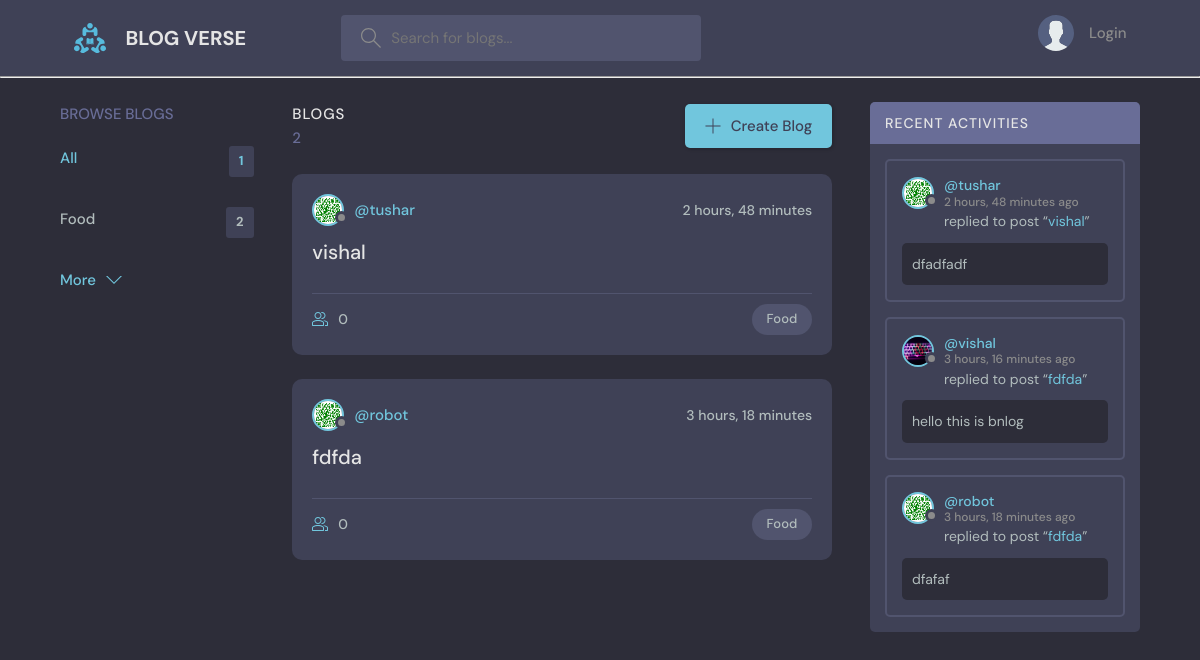
The page / on the database its author committed.
### app/models.py (models this page shows, shortened)
class Topic(models.Model):
    name = models.CharField(max_length=200)

class Room(models.Model):
    host = models.ForeignKey(User, on_delete=models.SET_NULL, null=True)
    topic = models.ForeignKey(Topic, on_delete=models.SET_NULL, null=True)
    name = models.CharField(max_length=250)
    description = models.TextField(null=True, blank=True)
    participants = models.ManyToManyField(
        User, related_name='participants', blank=True)
    updated = models.DateTimeField(auto_now=True)
    created = models.DateTimeField(auto_now_add=True)
    class Meta:
        ordering = ["-updated", "-created"]
    def __str__(self):
        return self.name

class Profile(models.Model):
    user = models.OneToOneField(User, on_delete=models.CASCADE)
    name = models.CharField(max_length=200, null=True)
    email = models.EmailField(unique=True, null=True)
    bio = models.TextField(null=True)
    avatar = models.ImageField(null=True, default="avatar.svg")

class Message(models.Model):
    user = models.ForeignKey(User, on_delete=models.CASCADE)
    room = models.ForeignKey(Room, on_delete=models.CASCADE)
    body = models.TextField()
    updated = models.DateTimeField(auto_now=True)
    created = models.DateTimeField(auto_now_add=True)
    class Meta:
        ordering = ["-updated", "-created"]

### app/views.py (the view)
# urls.py: path("", views.home, name="home"),
def home(request):
    q = request.GET.get('q') if request.GET.get('q') != None else ''
    rooms = Room.objects.filter(
        Q(topic__name__icontains=q) |
        Q(name__icontains=q) |
        Q(description__icontains=q)
    )
    topics = Topic.objects.all()[0:5]
    room_count = rooms.count()
    room_messages = Message.objects.filter(Q(room__topic__name__icontains=q))
    context = {"rooms": rooms, 'topics': topics,
               'room_count': room_count, 'room_messages': room_messages}
    return render(request, "app/home.html", context)

### app/templates/app/home.html (shortened to what this page needs)
{% extends "main.html" %}
 {% block content %}
<main class="layout layout--3">
  <div class="container">
    {% include 'app/topic_component.html' %}
    <div class="roomList">
      <div class="roomList__header">
        <div>
          <h2>Blogs</h2>
          <p>{{room_count}}</p>
        </div>
        <a class="btn btn--main" href="{% url 'create-room' %}">
          <svg version="1.1" xmlns="http://www.w3.org/2000/svg" width="32" height="32" viewBox="0 0 32 32">
            <title>add</title>
            <path
              d="M16.943 0.943h-1.885v14.115h-14.115v1.885h14.115v14.115h1.885v-14.115h14.115v-1.885h-14.115v-14.115z">
            </path>
          </svg>
          Create Blog
        </a>
      </div>
      {% include 'app/feed_component.html' %}
    </div>
   {% include 'app/activity_component.html' %}
  </div>
</main>
{% endblock content %}

### app/templates/app/topic_component.html
<div class="topics">
  <div class="topics__header">
    <h2>Browse Blogs</h2>
  </div>
  <ul class="topics__list">
    <li>
      <a href="{% url 'home' %}" class="active">All <span>{{topics.count}}</span></a>
    </li>
    {% for topic in topics %}
    <li>
      <a href="{% url 'home' %}?q={{topic.name}}">{{topic.name}} <span>{{topic.room_set.all.count}}</span></a>
    </li>
    {% endfor %}
  </ul>
  <a class="btn btn--link" href="{% url 'topics' %}">
    More
    <svg
      version="1.1"
      xmlns="http://www.w3.org/2000/svg"
      width="32"
      height="32"
      viewBox="0 0 32 32"
    >
      <title>chevron-down</title>
      <path d="M16 21l-13-13h-3l16 16 16-16h-3l-13 13z"></path>
    </svg>
  </a>
</div>

### app/templates/app/feed_component.html (shortened to what this page needs)
{% for room in rooms %}
<div class="roomListRoom">
  {% if room.host.id %}
  <div class="roomListRoom__header">
    <a
      href="{% url 'user-profile' room.host.id %}"
      class="roomListRoom__author"
    >
      <div class="avatar avatar--small">
        <img src="{{room.host.profile.avatar.url}}" />
      </div>
      <span>@{{room.host.username}}</span>
    </a>
    <div class="roomListRoom__actions">
      <span>{{room.created|timesince}}</span>
    </div>
  </div>
  <div class="roomListRoom__content">
    <a href="{% url 'room' room.id %}">{{room.name}}</a>
  </div>
  {% endif %}
  <div class="roomListRoom__meta">
    <a href="{% url 'room' room.id %}" class="roomListRoom__joined">
      {{room.participants.all.count}}
    </a>
    <p class="roomListRoom__topic">{{room.topic.name}}</p>
  </div>
</div>
{% endfor %}

### app/templates/app/activity_component.html (shortened to what this page needs)
<div class="activities">
  <div class="activities__header">
    <h2>Recent Activities</h2>
  </div>
  {% for message in room_messages %}
  <div class="activities__box">
    <div class="activities__boxHeader roomListRoom__header">
      <a
        href="{% url 'user-profile' message.user.id %}"
        class="roomListRoom__author"
      >
        <div class="avatar avatar--small">
          <img src="{{message.user.profile.avatar.url}}" />
        </div>
        <p>@{{message.user}} <span>{{message.created|timesince}} ago</span></p>
      </a>
    </div>
    <div class="activities__boxContent">
      <p>
        replied to post “<a href="{% url 'room' message.room.id %}"
          >{{message.room}}</a
        >”
      </p>
      <div class="activities__boxRoomContent">{{message.body}}</div>
    </div>
  </div>
  {% endfor %}
</div>

### rows shown on the page
Topic: name "Food", room_set.all.count "2"
Room: host.profile.avatar (picture), host.username "tushar", created "2 hours, 48 minutes", name "vishal", participants.all.count "0", topic.name "Food"
Room: host.profile.avatar (picture), host.username "robot", created "3 hours, 18 minutes", name "fdfda", participants.all.count "0", topic.name "Food"
Message: user.profile.avatar (picture), user "tushar", created "2 hours, 48 minutes", room "vishal", body "dfadfadf"
Message: user.profile.avatar (picture), user "vishal", created "3 hours, 16 minutes", room "fdfda", body "hello this is bnlog"
Message: user.profile.avatar (picture), user "robot", created "3 hours, 18 minutes", room "fdfda", body "dfafaf"

### other values the page prints
{{ topics.count }} "1"
{{ room_count }} "2"
